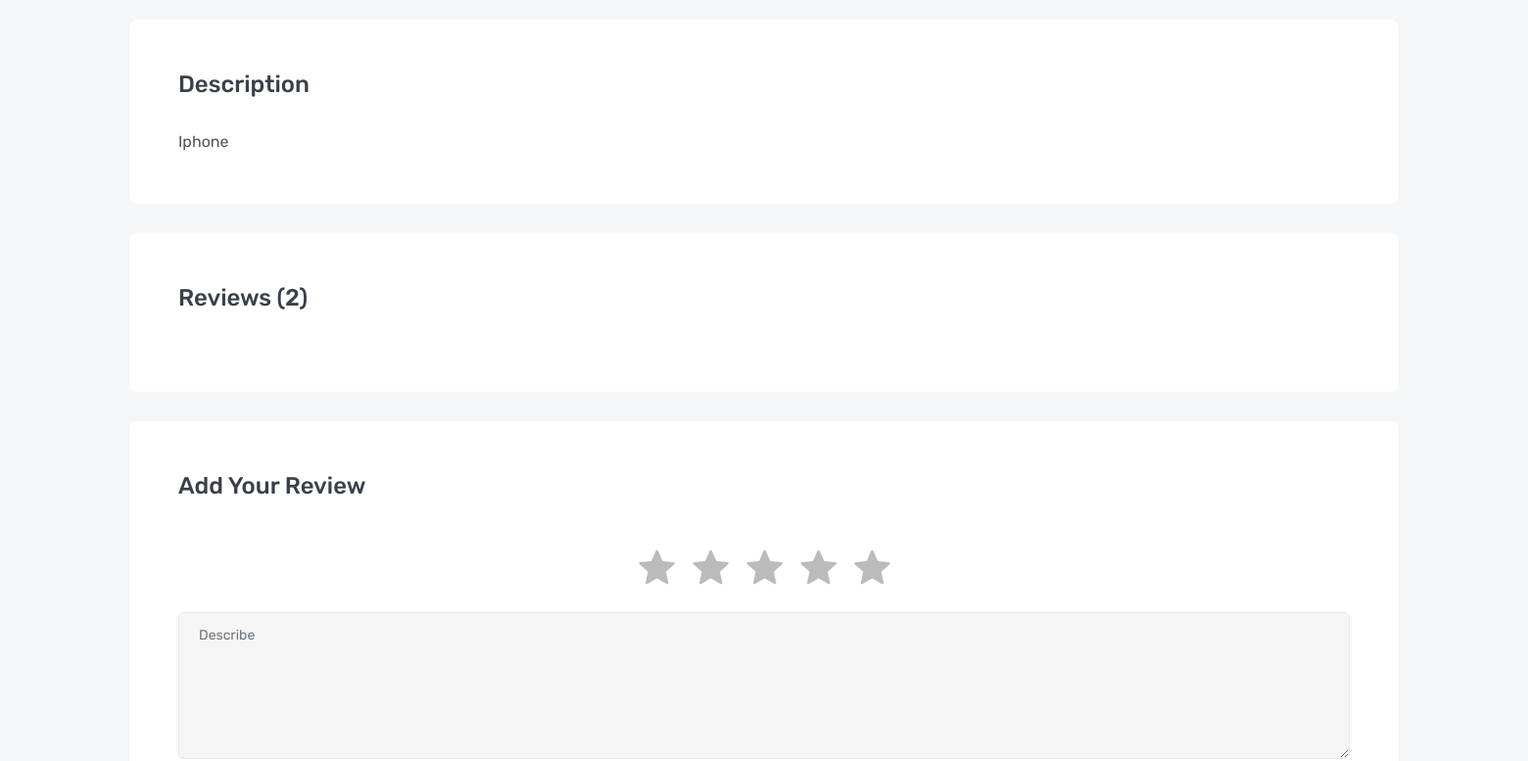
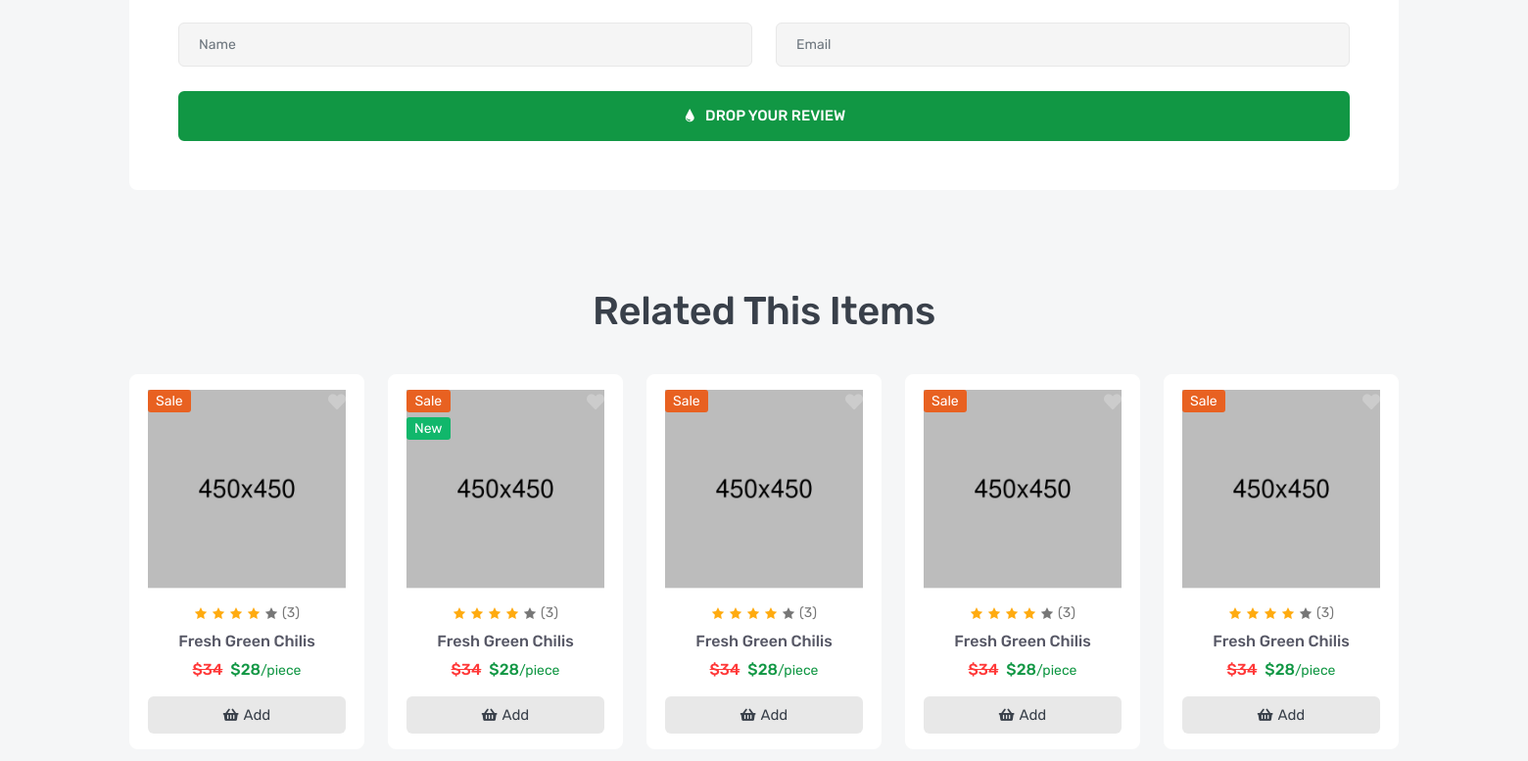
Page /products/iphone (middle part) on the earlier database version (2 pictures, top to bottom).
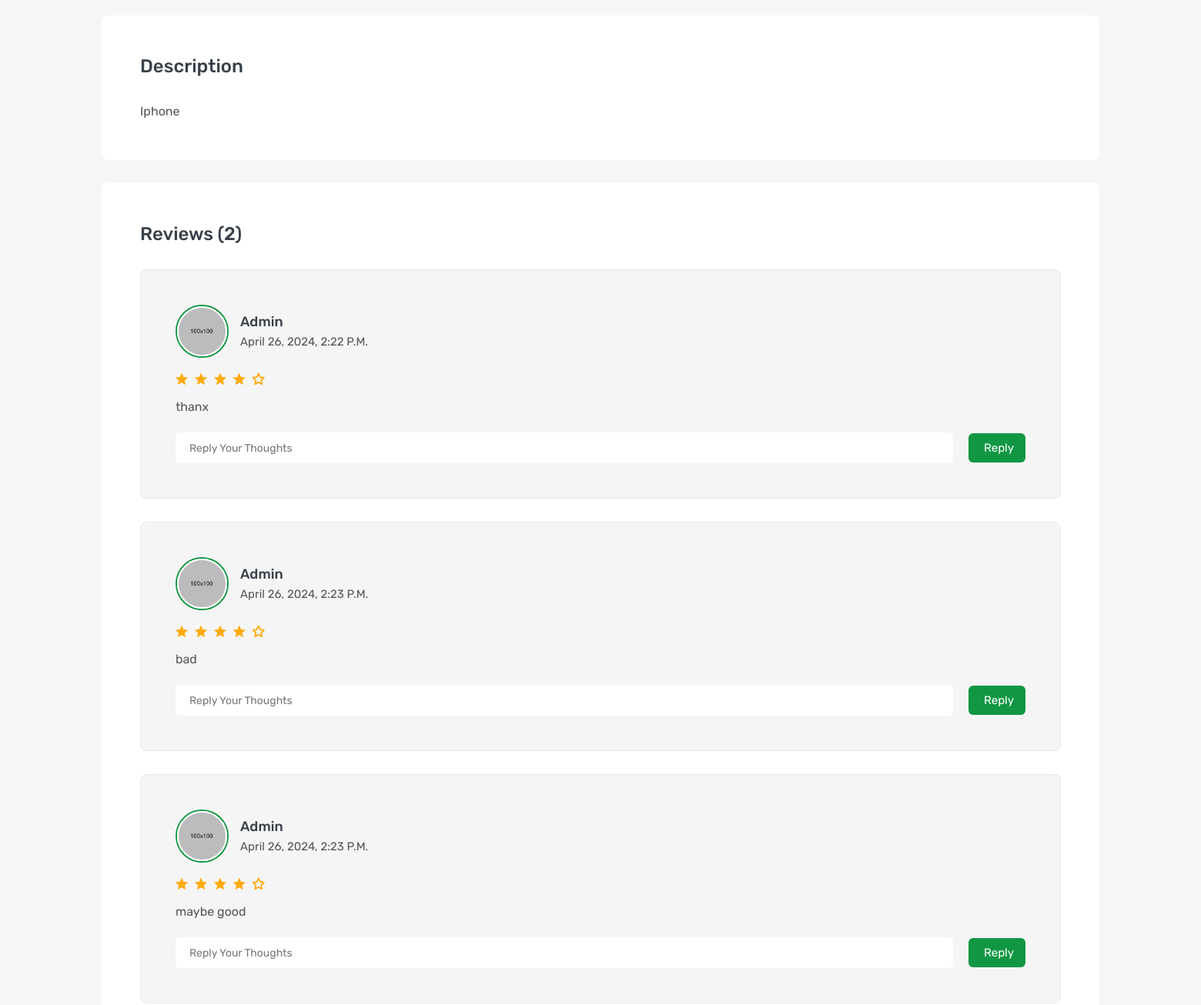
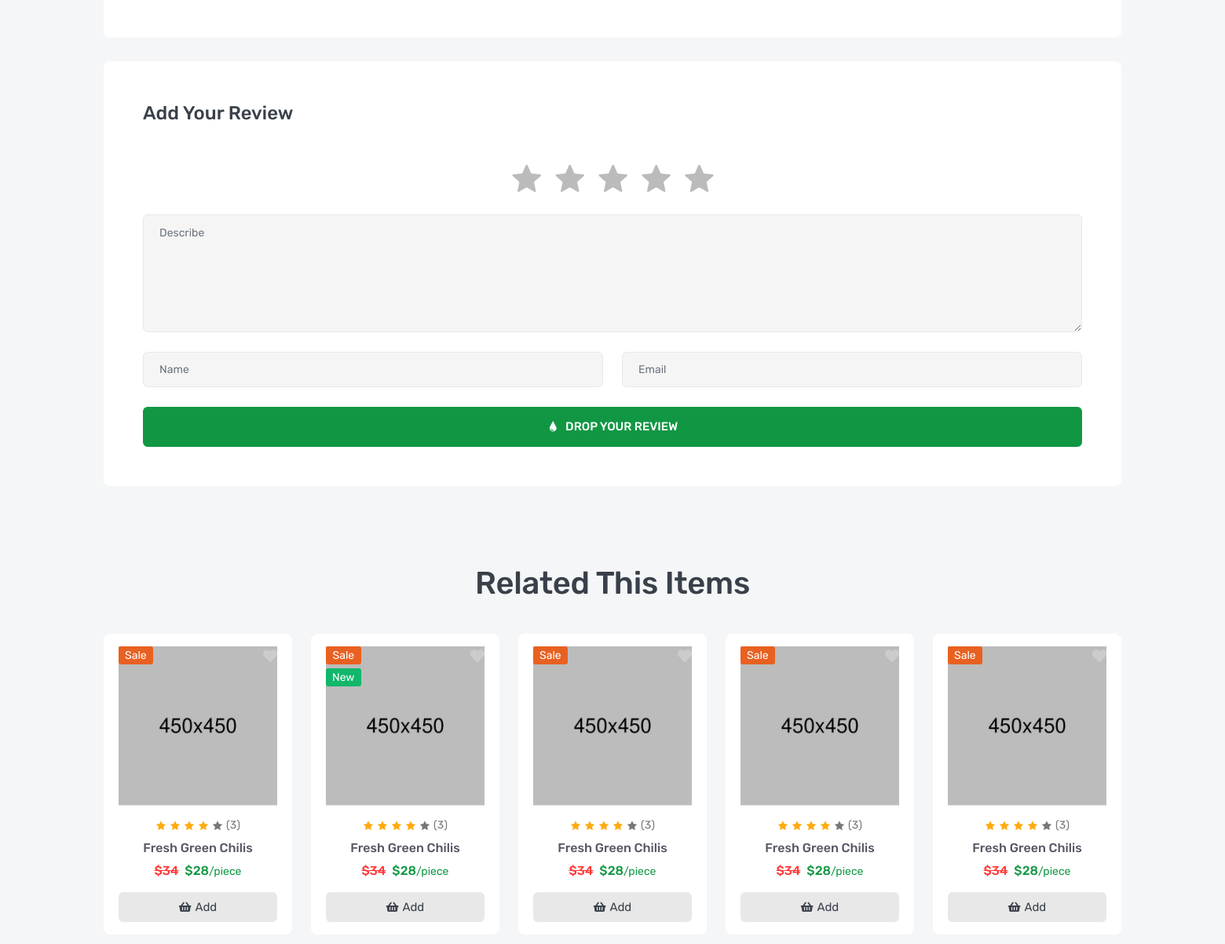
Same page on the later database version (2 pictures, top to bottom).
### products/models.py (models this page shows, shortened)
class Review(models.Model):
    user = models.ForeignKey(User,verbose_name=_('user'),related_name='review_name',on_delete=models.SET_NULL,null=True)
    product = models.ForeignKey(Product,verbose_name=_('product'),related_name='review_product',on_delete=models.CASCADE)
    review = models.TextField(_('review'),max_length=500)
    rate=models.IntegerField(_('rate'),choices=[(i,i) for i in range(1,6)])
    created_at = models.DateTimeField(default=timezone.now)

### products/views.py (the view)
class ProductDetail(DetailView):
    model= Product

### products/models.py (called while the page is built)
    def __str__(self):
        return self.name

### products/templates/products/product_detail.html (shortened to what the changed rows need)
{% extends "base.html" %}
{% load static %}
{% block css %}
<link rel="stylesheet" href="{% static 'en/css/product-details.css' %}">
{% endblock css %}
{% block body %}
        <section class="inner-section">
            <div class="container">
                <div class="row">
                    <div class="col-lg-12">
                        <div class="product-details-frame">
                            <ul class="review-list">
                                {% for review in object.review_product.all  %}
                                <li class="review-item">
                                    <div class="review-media">
                                        <a class="review-avatar" href="#">
                                            <img src="images/avatar/01.jpg" alt="review">
                                        </a>
                                        <h5 class="review-meta">
                                            <a href="#">{{review.user}}</a>
                                            <span>{{review.created_at}}</span>
                                        </h5>
                                    </div>
                                    <ul class="review-rating">
                                        <li class="icofont-ui-rating"></li>
                                        <li class="icofont-ui-rating"></li>
                                        <li class="icofont-ui-rating"></li>
                                        <li class="icofont-ui-rating"></li>
                                        <li class="icofont-ui-rate-blank"></li>
                                    </ul>
                                    <p class="review-desc">{{review.review}}</p>
                                    <form class="review-reply">
                                        <input type="text" placeholder="reply your thoughts">
                                        <button>reply</button>
                                    </form>
                                </li>
                                {% endfor %}
                            </ul>
                        </div>
                    </div>
                </div>
            </div>
        </section>
        <section class="inner-section">
            <div class="container">
                <div class="row">
                    <div class="col">
                        <div class="section-heading">
                            <h2>related this items</h2>
                        </div>
                    </div>
                </div>
            </div>
        </section>
{% endblock body %}

Differences in the rows shown:
added Review: user "Admin", created_at "April 26, 2024, 2:22 P.m.", review "thanx"
added Review: user "Admin", created_at "April 26, 2024, 2:23 P.m.", review "bad"
added Review: user "Admin", created_at "April 26, 2024, 2:23 P.m.", review "maybe good"
